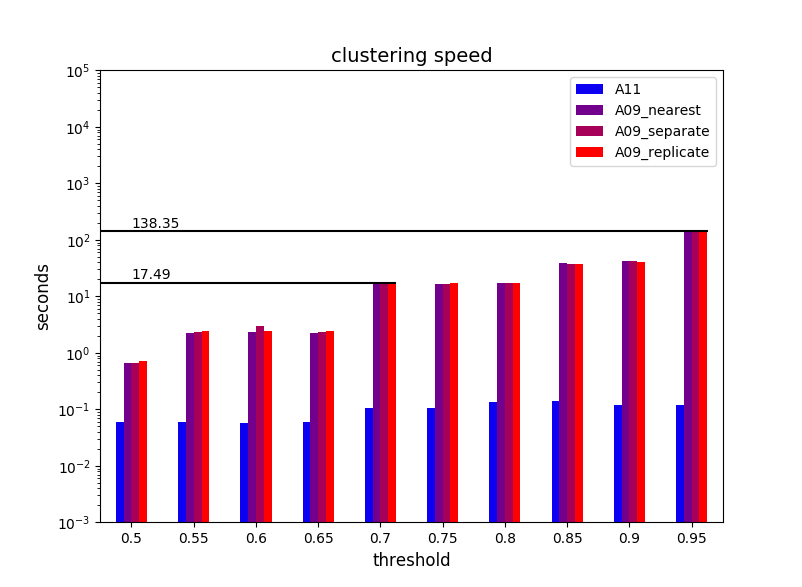

Recreate this plot in Python.
from matplotlib.ticker import FuncFormatter
import matplotlib.pyplot as plt
import numpy as np
import pandas as pd

ax = plt.figure().gca()

plt.yscale('log')
plt.ylim(0.001,100000)

df = pd.DataFrame({ 
    'threshold'      : [ 0.50  , 0.55  , 0.60   , 0.65  , 0.70   , 0.75   , 0.80   , 0.85   , 0.9    , 0.95   ],
    'A11'           : [ 0.06 , 0.061 , 0.057  , 0.060 , 0.107  , 0.108  , 0.136  , 0.142  , 0.120  , 0.119   ],
    'A09_nearest'   : [ 0.677 , 2.294 , 2.310  , 2.293 , 16.889 , 16.873 , 17.032 , 38.677 , 42.080 , 135.665],
    'A09_separate'  : [ 0.674 , 2.339 , 2.966 , 2.322 , 17.250 , 16.888 , 17.119 , 37.636 , 41.746 , 138.354 ],
    'A09_replicate' : [ 0.727 , 2.445 , 2.433  , 2.428 , 17.490 , 17.081 , 17.028 , 37.281 , 41.423 , 135.480]
})

dfplot = df.plot(kind = 'bar', x = 'threshold', y = ['A11', 'A09_nearest', 'A09_separate','A09_replicate'],
        ax = ax, fontsize = 10, rot = 0, color = ['#0d00f2','#73008c','#a60059', '#ff0000'])

plt.plot([-2,4.24],[17.492,17.492], color = 'black')
plt.text(0,20,'17.49',rotation=0)
plt.plot([-2,9.24],[146,146], color = 'black')
plt.text(0,160,'138.35',rotation=0)
plt.title('clustering speed', fontsize = 14)
plt.ylabel('seconds', fontsize = 12)
plt.xlabel('threshold', fontsize = 12)
plt.show()
